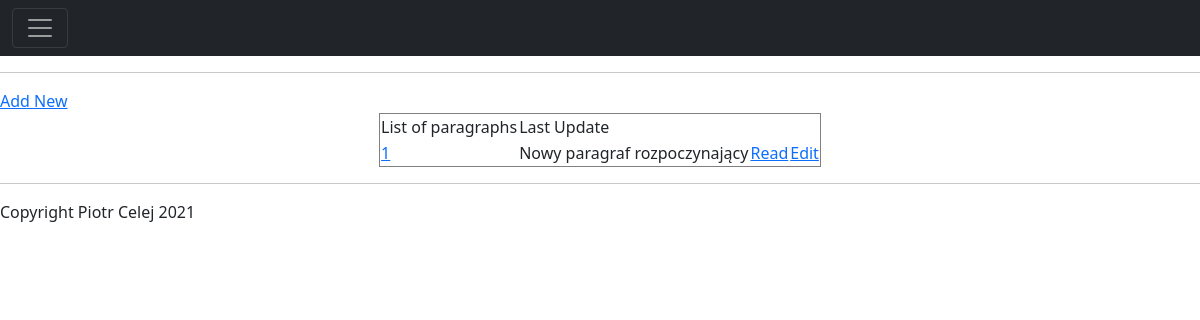
The app's page /paragraph/Drugi/list/, older data.
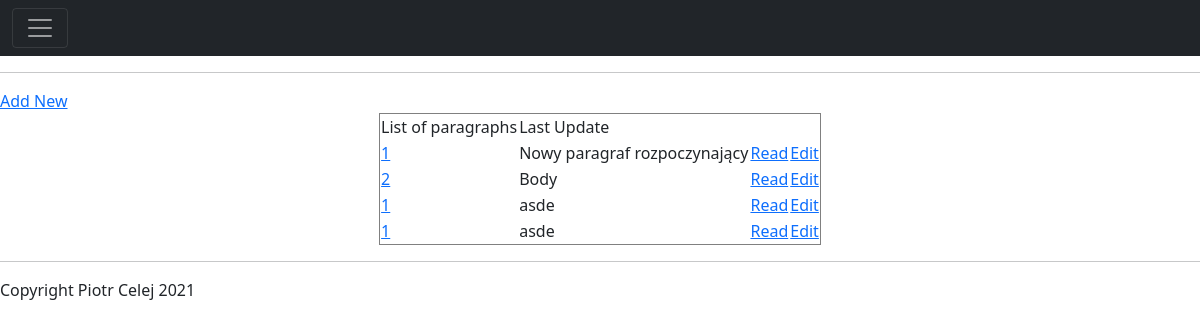
The same page, newer data.
### ParagraphModule/models.py (models this page shows, shortened)
class Paragraph(models.Model) :
    par_id = models.CharField(max_length=100)
    par_str_id = models.CharField
    par_body = models.TextField()
    par_is_root = models.BooleanField(default=False)
    par_is_end = models.BooleanField(default=False)
    def __str__(self) -> str :
        text_to_show = "[" + self.par_id +";"+ self.par_body +";"+ str(self.par_is_root) +";"+ str(self.par_is_end) +"]"
        return text_to_show

### ParagraphModule/views.py (the view)
# urls.py: path('<str:user_name>/list/', views.paragraphList, name='parList'),
def paragraphList(request, user_name) :
    par_list = Paragraph.objects.all()
    print(par_list)
    context = {
        'par_list' : par_list,
        'page_title' : "Paragraphs"
    }
    return render(request, 'ParagraphModule/par_list.html', context)

### ParagraphModule/templates/ParagraphModule/par_list.html (shortened to what this page needs)
{% extends "ParagraphModule/main.html" %}
{% block se_content %}
    <table align="center" border="1">
      <tr>
        <a href="/paragraph/viewParagraph">Add New</a>
      </tr>
      <tr>
        <td>List of paragraphs</td>
        <td>Last Update</td>
      </tr>
      {% if par_list %}
      {% for par in par_list %}
      <tr>
        <td><a href="/" >{{ par.par_id }} </a></td>
        <td>{{ par.par_body }}</td>
        <td><a href="/read">Read</a></td>
        <td><a href="/write">Edit</a></td>
      </tr>
      {% endfor %}
      {% endif %}
    </table>
{% endblock se_content %}

### ParagraphModule/templates/ParagraphModule/main.html (shortened to what this page needs)
<!DOCTYPE html>
<html>
  <head>
    <link href="https://cdn.jsdelivr.net/npm/bootstrap@5.0.0-beta1/dist/css/bootstrap.min.css" rel="stylesheet">
  </head>
  <body>
  <nav class="navbar navbar-dark bg-dark">
    <div class="container-fluid">
      <button class="navbar-toggler" type="button" data-bs-toggle="collapse" data-bs-target="#navbarToggleExternalContent" aria-controls="navbarToggleExternalContent" aria-expanded="false" aria-label="Toggle navigation">
        <span class="navbar-toggler-icon"></span>
      </button>
    </div>
  </nav>
  <hr>
    {% block se_content %}{% endblock se_content %}
  <hr>
  <p size="small">Copyright Piotr Celej 2021</p>
  </body>
</html>

Row changes from the older to the newer data that the page shows:
added Paragraph: par_id "2", par_body "Body"
added Paragraph: par_id "1", par_body "asde"
added Paragraph: par_id "1", par_body "asde"
